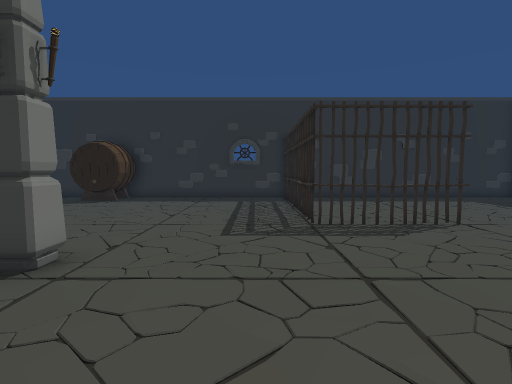
view 1 (above)

18 first-person views from a walk through a 3-D level made in the Unity game engine. The camera is 1.4 m above the floor, tilts 4° down and sees 80° across. Doors are open. The floor is counted in squares, 1 m on a side. Each view is taken from the middle of a square. On the plan, view 1 faces up. The plan holds only what a view shows up to about 14 squares ahead; the rest is blank. The place goes on beyond the plan. The player character is not drawn. Some surface patterns are stand-ins.

view 2
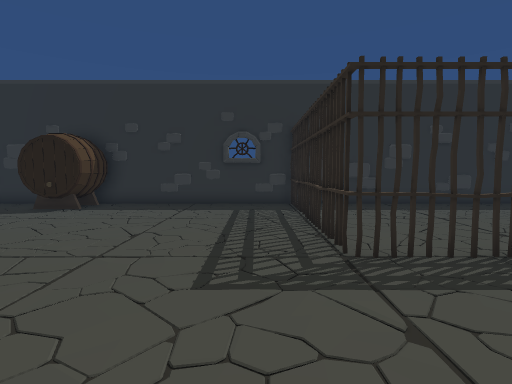

view 3
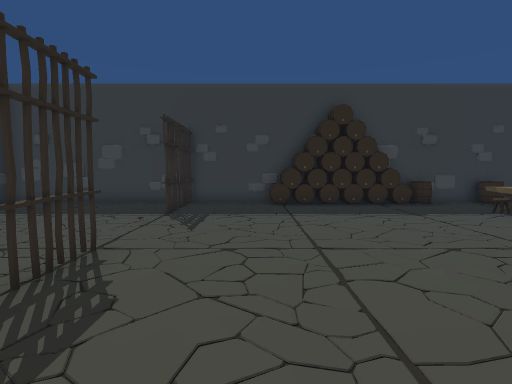

view 4
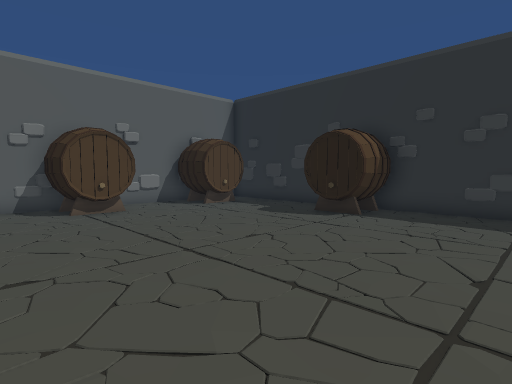

view 5
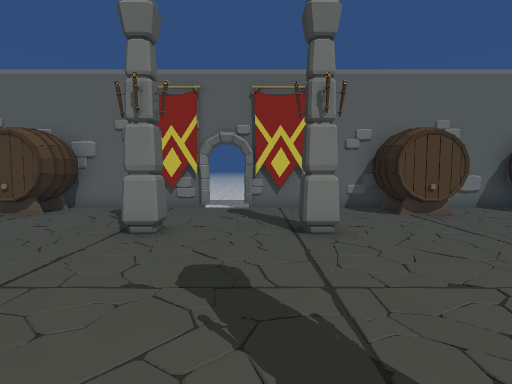

view 6
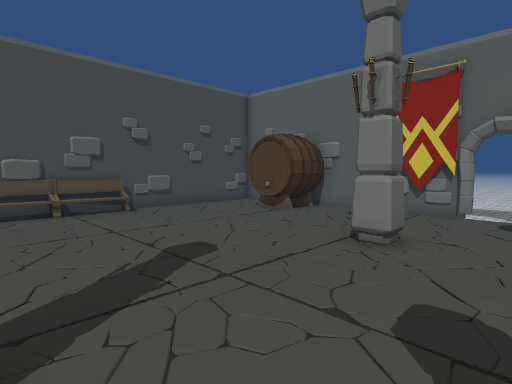

view 7
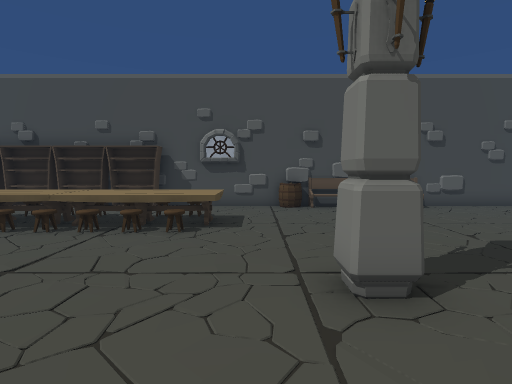

view 8
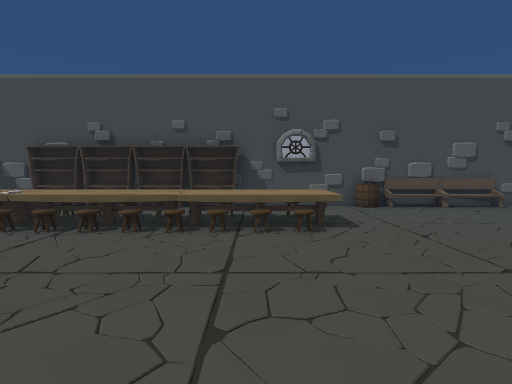

view 9
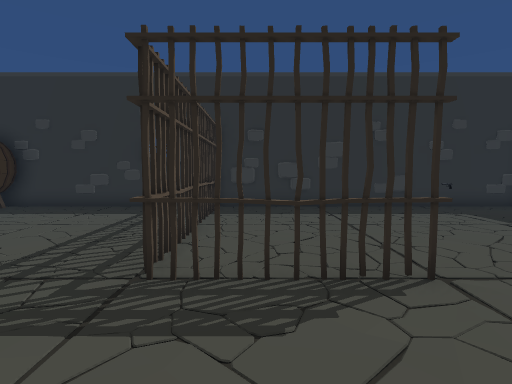

view 10
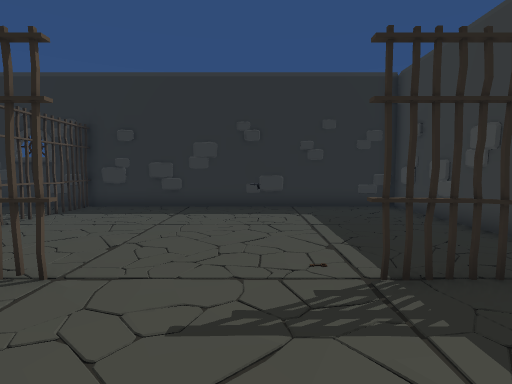

view 11
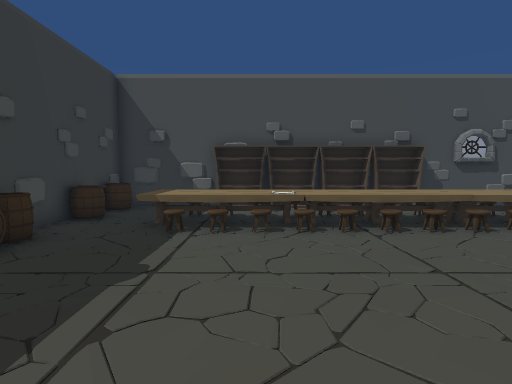

view 12
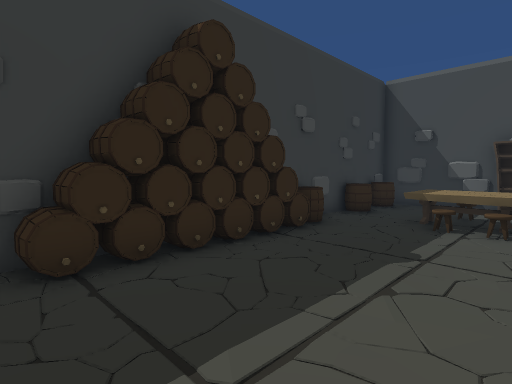

view 13
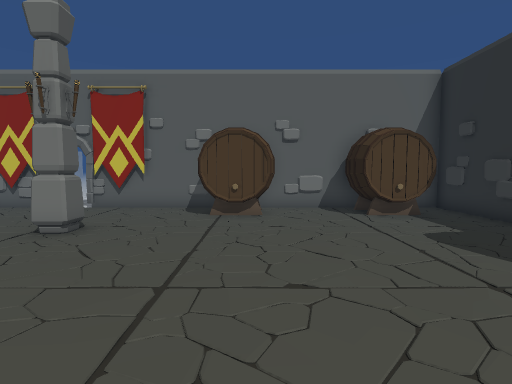

view 14
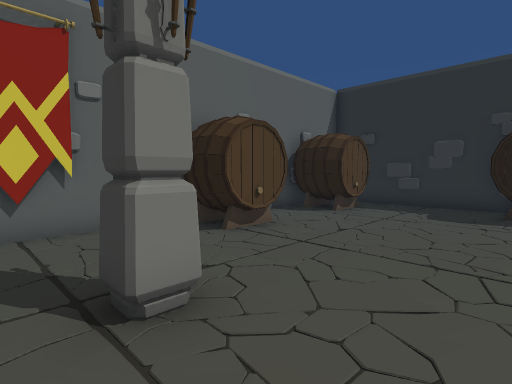

view 15
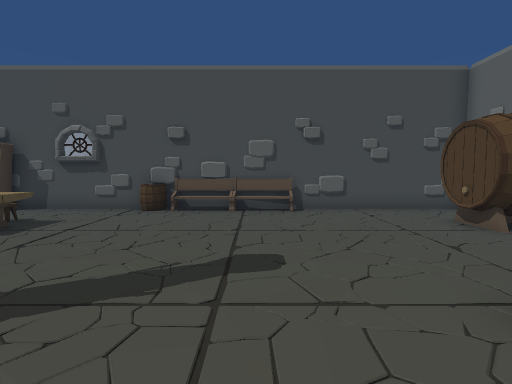

view 16
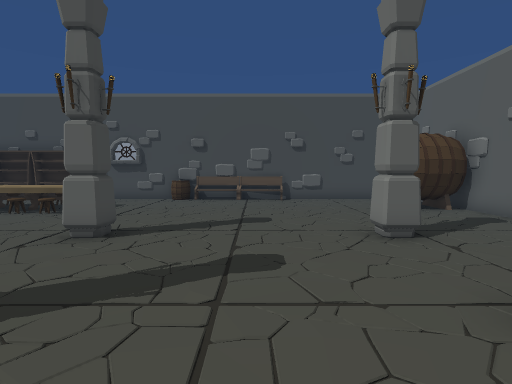

view 17
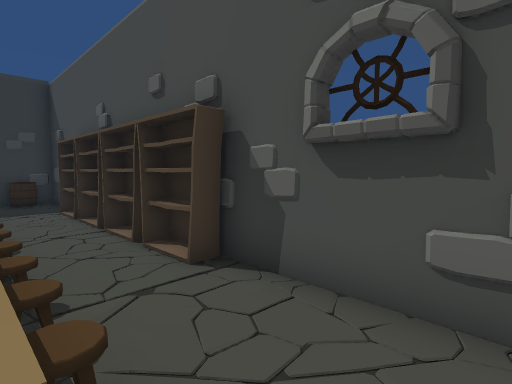

view 18
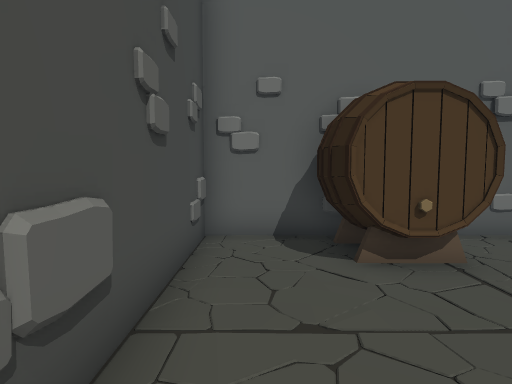

### Floor plan
Key: @ floor where view 1 was taken; # wall or solid block; x gap in a wall; . main floor; : floor 0.5 m higher than the main floor; + floor 0.75 m higher than the main floor; / step, stairs or slope; D open door; O other object.
Columns run from 19 left of view 1 to 13 right of it. Each row starts with its distance up from view 1.
 16     #############################
 15     #...... OO......#...........#
 14     #OOO...OOO......#...........#
 13     #OOO............x...........#
 12     #OO.............#......O....#
 11     #...............#...........#
 10     #...............#...........#
  9     # OO............#...........#
  8     #OOO.............#xx#....#xx#
  7     #OO.........................#
  6     #...........................#
  5     #....O......O...............#
  4     #O...O.....OO...............O
  3     #...........................O
  2 ....D...........................O
  1 ....#....O......O...............O
  0     #O...O.....OO..@............O
 -1     #...........................O
 -2     #...........................O
 -3     #..............:::::::::///.#
 -4     #OOO..........+           /.#
 -5     #OOO..........O+++++++++///.O
 -6     #OO.........................#
 -7     #...........................O
 -8     #######O####O#### O#O#O#O####

Where each view was taken, in squares from view 1:
view 1: 0 up, 0 right, facing up
view 2: 3 up, 0 right, facing up
view 3: 5 up, 0 right, facing right
view 4: 5 up, 2 left, facing up-left
view 5: 3 up, 3 left, facing left
view 6: 3 up, 4 left, facing down-left
view 7: 4 up, 2 left, facing down
view 8: 4 up, 1 right, facing down
view 9: 4 up, 3 right, facing up
view 10: 4 up, 8 right, facing up
view 11: 4 up, 8 right, facing down
view 12: 5 up, 8 right, facing down-right
view 13: 9 up, 3 left, facing left
view 14: 3 up, 7 left, facing up-left
view 15: 3 up, 7 left, facing down
view 16: 7 up, 7 left, facing down
view 17: 5 down, 2 left, facing down-right
view 18: 7 down, 8 left, facing left
